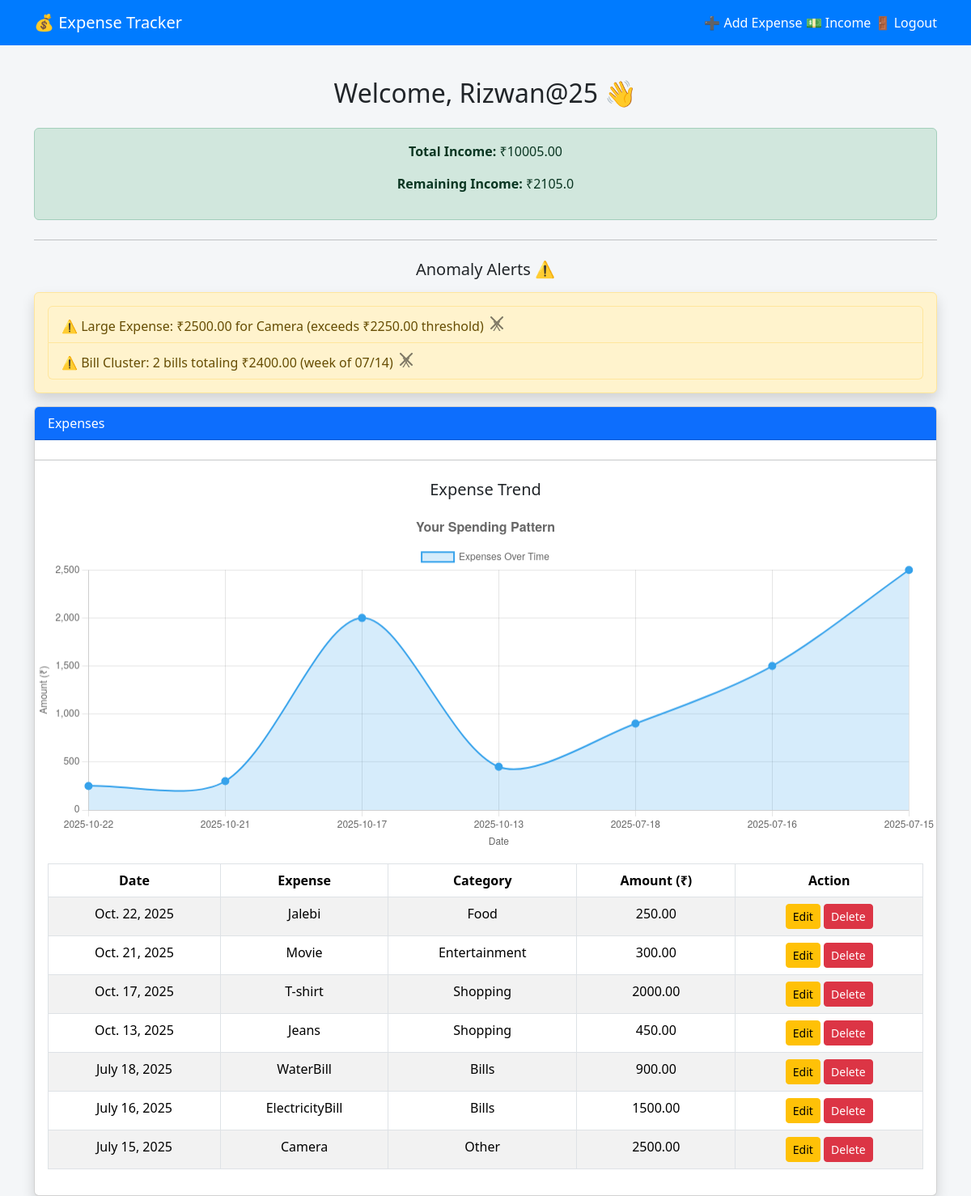
The app's page / (signed in) with its own data.
### exp/ExpenseTracker/tracker/models.py (models this page shows, shortened)
class Income(models.Model):
    user = models.OneToOneField(User, on_delete=models.CASCADE)
    amount = models.DecimalField(max_digits=10, decimal_places=2)

class Expense(models.Model):
    user = models.ForeignKey(User, on_delete=models.CASCADE)
    name = models.CharField(max_length=255)
    amount = models.DecimalField(max_digits=10, decimal_places=2)
    date = models.DateField()
    category = models.CharField(max_length=100, default='Other')

### exp/ExpenseTracker/tracker/views.py (the view)
# urls.py: path('', views.dashboard, name='dashboard'),
@login_required
def dashboard(request):
    try:
        context = {
            "expenses": [],
            "total_expense": 0,
            "dates": json.dumps([]),
            "amounts": json.dumps([]),
            "remaining_income": 0,
            "warning": False,
            "income_form": None,
            "anomaly_alerts": [],
            "error": None
        }
        expenses = Expense.objects.filter(user=request.user).order_by('-date', '-amount')
        context["expenses"] = expenses
        total_expense = float(expenses.aggregate(Sum('amount'))['amount__sum']) or 0.0
        context["total_expense"] = total_expense
        income_obj, created = Income.objects.get_or_create(user=request.user, defaults={'amount': Decimal('0')})
        income = float(income_obj.amount) if income_obj.amount else 0.0
        context["remaining_income"] = income - total_expense
        context["warning"] = context["remaining_income"] < 500
        if request.method == 'POST' and 'update_income' in request.POST:
            income_form = IncomeForm(request.POST, instance=income_obj)
            if income_form.is_valid():
                income_form.save()
                return redirect('dashboard')
        else:
            income_form = IncomeForm(instance=income_obj)
        context["income_form"] = income_form
        context["income_obj"] = income_obj
        if expenses.exists():
            try:
                df = pd.DataFrame(list(expenses.values('id', 'name', 'category', 'amount', 'date')))
                df['amount'] = df['amount'].apply(lambda x: float(x))  # Convert all to float
                df['date'] = pd.to_datetime(df['date'], errors='coerce')
                df = df.dropna()
                if not df.empty:
                    alerts = []
                    median_amount = float(df['amount'].median())
                    large_threshold = max(2000, median_amount * 2.5)
                    large_expenses = df[df['amount'] > large_threshold]
                    for _, row in large_expenses.iterrows():
                        alerts.append(
                            f"⚠️ Large Expense: ₹{row['amount']:.2f} for {row['name']} "
                            f"(exceeds ₹{large_threshold:.2f} threshold)"
                        )
                    bills = df[df['category'].str.lower().str.contains('bill')]
                    if not bills.empty:
                        bills['week'] = bills['date'].dt.to_period('W').apply(lambda r: r.start_time)
                        weekly_bills = bills.groupby('week').agg(
                            count=('amount', 'count'),
                            total=('amount', 'sum')
                        ).reset_index()
                        for _, row in weekly_bills[weekly_bills['count'] >= 2].iterrows():
                            alerts.append(
                                f"⚠️ Bill Cluster: {row['count']} bills totaling "
                                f"₹{row['total']:.2f} (week of {row['week'].strftime('%m/%d')})"
                            )
                    df['week'] = df['date'].dt.to_period('W')
                    for (category, week), group in df.groupby(['category', 'week']):
                        if len(group) >= 1:
                            amounts = group['amount'].values.astype(float)
                            q1, q3 = np.percentile(amounts, [25, 75])
                            iqr = q3 - q1
                            lower, upper = q1 - 1.5*iqr, q3 + 1.5*iqr
                            anomalies = group[(group['amount'] < lower) | (group['amount'] > upper)]
                            for _, row in anomalies.iterrows():
                                alerts.append(
                                    f"⚠️ Unusual {category} spending: ₹{row['amount']:.2f} "
                                    f"(typical range: ₹{lower:.2f}-₹{upper:.2f})"
                                )
                    context["anomaly_alerts"] = alerts[:5]  # Show max 5 alerts
            except Exception as e:
                print(f"Anomaly detection error: {str(e)}")
                context["error"] = "Could not analyze spending patterns"
        try:
            dates = [e.date.strftime("%Y-%m-%d") for e in expenses]
            amounts = [float(e.amount) for e in expenses]  # Convert Decimal to float
            context["dates"] = json.dumps(dates)
            context["amounts"] = json.dumps(amounts)
        except Exception as e:
            print(f"Chart data error: {str(e)}")
            context["error"] = "Could not prepare chart data"
        return render(request, "tracker/dashboard.html", context)
    except Exception as e:
        print(f"Dashboard error: {str(e)}")
        context["error"] = "System error loading dashboard"
        return render(request, "tracker/dashboard.html", context)

### exp/ExpenseTracker/tracker/templates/tracker/dashboard.html (shortened to what this page needs)
{% extends 'tracker/base.html' %}
{% block content %}
<h2 class="text-center mb-4">Welcome, {{ user.username }} 👋</h2>
{% if income_obj and income_obj.amount > 0 %}
  <div class="alert alert-success text-center">
    <p><strong>Total Income:</strong> ₹{{ income_obj.amount }}</p>
    <p><strong>Remaining Income:</strong> ₹{{ remaining_income }}</p>
  </div>
{% else %}
  <div class="alert alert-danger text-center">
    No income set yet.
    <a href="{% url 'set_income' %}">Click here</a> to set income.
  </div>
{% endif %}
<hr class="my-4">
<h5 class="text-center mb-3">Anomaly Alerts ⚠️</h5>
{% if anomaly_alerts %}
  <div class="alert alert-warning shadow p-3" style="animation: fadeIn 0.8s ease-in-out;">
    <ul class="list-group">
      {% for alert in anomaly_alerts %}
        <li class="list-group-item list-group-item-warning">
          {{ alert }}
           <button type="button" class="btn-close" data-bs-dismiss="alert" aria-label="Close">X</button>
        </li>
      {% endfor %}
    </ul>
  </div>
{% else %}
  <div class="alert alert-success text-center shadow">
    ✅ No anomalies detected in your recent spending.
    <button type="button" class="btn-close" data-bs-dismiss="alert" aria-label="Close">X</button>
  </div>
{% endif %}
<div class="card shadow">
  <div class="card-header bg-primary text-white">Expenses</div>
  <hr class="my-4">
<h5 class="text-center mb-3">Expense Trend</h5>
<canvas id="expenseChart" width="400" height="150"></canvas>
  <div class="card-body">
    {% if expenses %}
      <table class="table table-bordered table-striped text-center">
        <thead>
          <tr>
            <th>Date</th>
            <th>Expense</th>
            <th>Category</th>
            <th>Amount (₹)</th>
            <th>Action</th>
          </tr>
        </thead>
        <tbody>
          {% for expense in expenses %}
          <tr>
            <td>{{ expense.date }}</td>
            <td>{{ expense.name }}</td>
            <td>{{ expense.category|default:"—" }}</td>
            <td>{{ expense.amount }}</td>
            <td>
              <a href="{% url 'update_expense' expense.id %}" class="btn btn-sm btn-warning">Edit</a>
              <button type="button" class="btn btn-sm btn-danger" data-bs-toggle="modal" data-bs-target="#deleteModal{{ expense.id }}">
                Delete
              </button>
            </td>
          </tr>
          {% endfor %}
        </tbody>
      </table>
    {% else %}
      <p class="text-center text-muted">No expenses yet. Add one <a href="{% url 'add_expense' %}">here</a>.</p>
    {% endif %}
  </div>
</div>
<script>
  document.addEventListener("DOMContentLoaded", function() {
      const ctx = document.getElementById('expenseChart');
      // Get data passed from views.py
      const dates = JSON.parse('{{ dates|safe }}');
      const amounts = JSON.parse('{{ amounts|safe }}');
      if (ctx && dates.length > 0) {
          new Chart(ctx, {
              type: 'line',
              data: {
                  labels: dates,
                  datasets: [{
                      label: 'Expenses Over Time',
                      data: amounts,
                      borderWidth: 2,
                      borderColor: 'rgba(54, 162, 235, 1)',
                      backgroundColor: 'rgba(54, 162, 235, 0.2)',
                      fill: true,
                      tension: 0.3,
                      pointRadius: 4,
                      pointBackgroundColor: 'rgba(54, 162, 235, 1)'
                  }]
              },
              options: {
                  responsive: true,
                  plugins: {
                      legend: {
                          display: true,
                          position: 'top'
                      },
                      title: {
                          display: true,
                          text: 'Your Spending Pattern',
                          font: { size: 16 }
                      }
                  },
                  scales: {
                      x: {
                          title: { display: true, text: 'Date' }
                      },
                      y: {
                          title: { display: true, text: 'Amount (₹)' },
                          beginAtZero: true
                      }
                  }
              }
          });
      } else {
          console.warn("No data available for Chart.js");
      }
  });
</script>
{% endblock %}

### exp/ExpenseTracker/tracker/templates/tracker/base.html (shortened to what this page needs)
<!DOCTYPE html>
<html lang="en">
<head>
  <link
    href="https://cdn.jsdelivr.net/npm/bootstrap@5.3.3/dist/css/bootstrap.min.css"
    rel="stylesheet"
  >
</head>
<body>
  <nav class="navbar navbar-expand-lg">
    <div class="container">
      <a class="navbar-brand" href="{% url 'dashboard' %}">💰 Expense Tracker</a>
      <div>
        {% if user.is_authenticated %}
          <a class="nav-link d-inline" href="{% url 'add_expense' %}">➕ Add Expense</a>
          <a class="nav-link d-inline" href="{% url 'set_income' %}">💵 Income</a>
          <a class="nav-link d-inline" href="{% url 'logout' %}">🚪 Logout</a>
        {% else %}
          <a class="nav-link d-inline" href="{% url 'login' %}">Login</a>
          <a class="nav-link d-inline" href="{% url 'register' %}">Register</a>
        {% endif %}
      </div>
    </div>
  </nav>
  <div class="container content">
    {% block content %}
    {% endblock %}
  </div>
</body>
</html>

### exp/ExpenseTracker/tracker/templates/tracker/base.html (style rules this page uses)
body { background: #f4f6f8; min-height: 100vh; }
nav.navbar { background-color: #007bff !important; }
nav a.nav-link, nav a.navbar-brand { color: white !important; }
.content { margin-top: 40px; }

### records on screen
Income: amount "10005.00"
Expense: date "Oct. 22, 2025", name "Jalebi", category "Food", amount "250.00"
Expense: date "Oct. 21, 2025", name "Movie", category "Entertainment", amount "300.00"
Expense: date "Oct. 17, 2025", name "T-shirt", category "Shopping", amount "2000.00"
Expense: date "Oct. 13, 2025", name "Jeans", category "Shopping", amount "450.00"
Expense: date "July 18, 2025", name "WaterBill", category "Bills", amount "900.00"
Expense: date "July 16, 2025", name "ElectricityBill", category "Bills", amount "1500.00"
Expense: date "July 15, 2025", name "Camera", category "Other", amount "2500.00"

### other values on screen
{{ user.username }} "Rizwan@25"
{{ remaining_income }} "2105.0"
{{ alert }} "⚠️ Large Expense: ₹2500.00 for Camera (exceeds ₹2250.00 threshold)" "⚠️ Bill Cluster: 2 bills totaling ₹2400.00 (week of 07/14)"
chart data {{ dates|safe }} ["2025-10-22", "2025-10-21", "2025-10-17", "2025-10-13", "2025-07-18", "2025-07-16", "2025-07-15"]
chart data {{ amounts|safe }} [250.0, 300.0, 2000.0, 450.0, 900.0, 1500.0, 2500.0]
